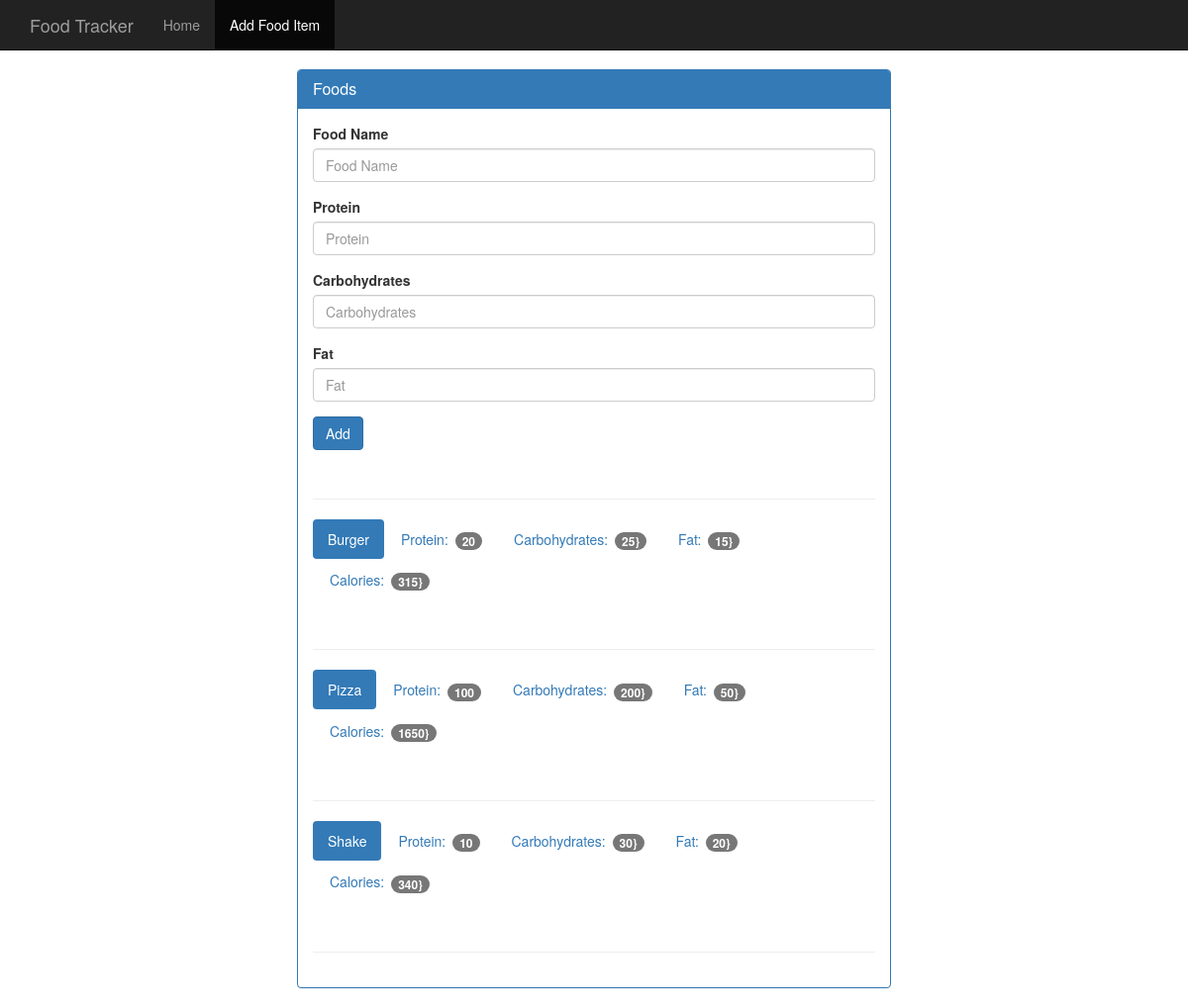
Before: /food with the older database file.
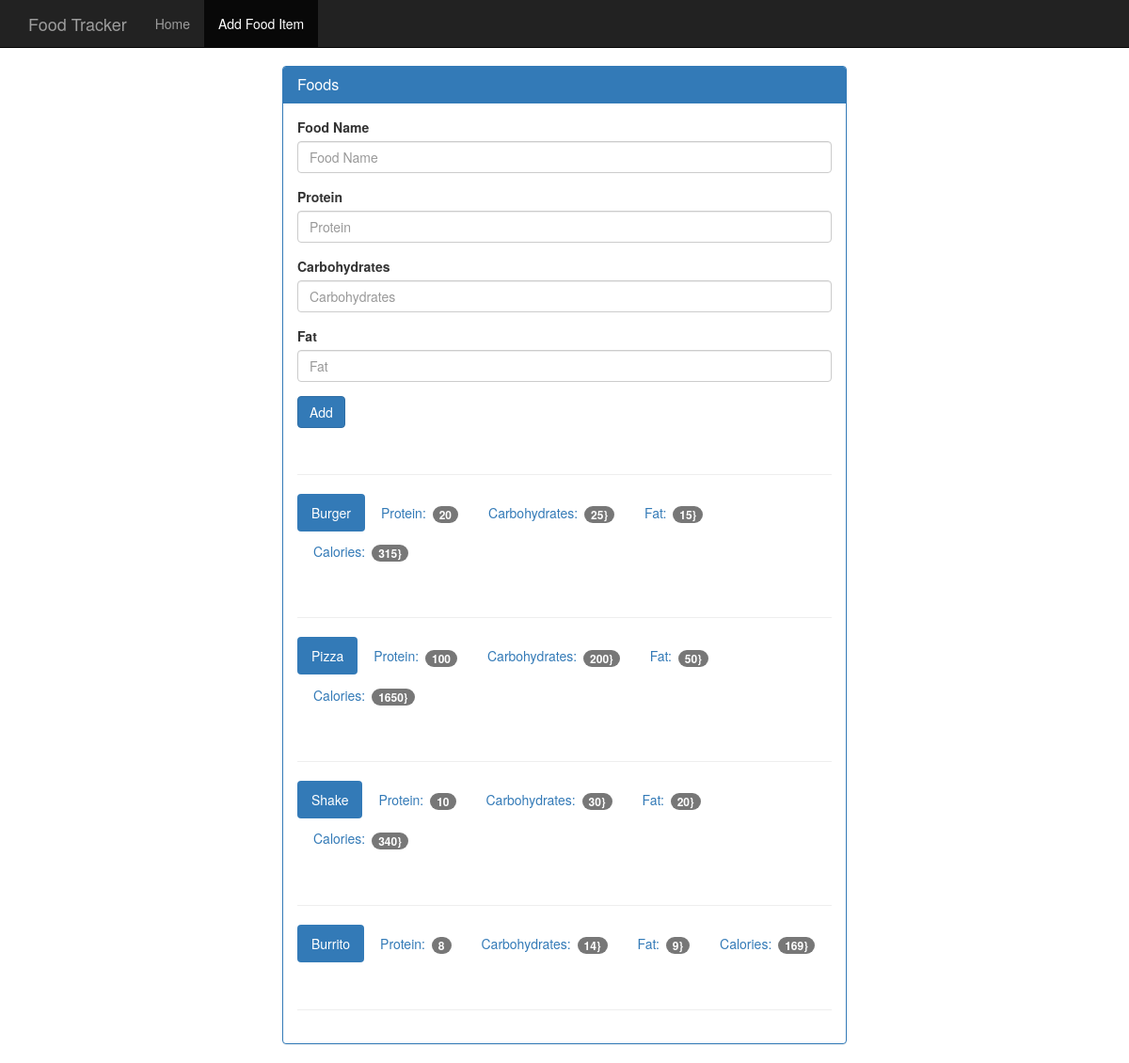
After: the same page with the newer database file.
### tables this page shows
CREATE TABLE food (
  id integer primary key autoincrement,
  name text not null,
  protein integer not null,
  carbohydrates integer not null,
  fat integer not null,
  calories integer not null
);

### app.py (the view, shortened to what this page needs)
@app.route('/food', methods=['GET', 'POST'])
def food():
  db = get_db()
  cur = db.execute('select name, protein, carbohydrates, fat, calories from food')
  results = cur.fetchall()
  return render_template('add_food.html', results = results)

### app.py (called while the page is built)
def connect_db():
  sql = sqlite3.connect('food_log.db')
  sql.row_factory = sqlite3.Row
  return sql

def get_db():
  if not hasattr(g, 'sqlite3_db'):
    g.sqlite_db = connect_db()
  return g.sqlite_db

@app.teardown_appcontext
def close(error):
  if hasattr(g, 'sqlite_db'):
    g.sqlite_db.close()

### templates/add_food.html (shortened to what this page needs)
<!DOCTYPE html>
<html lang="en">
  <head>
    <link href="{{ url_for('static', filename='bootstrap.min.css')}}" rel="stylesheet">
    <link href="{{url_for('static', filename='theme.css')}}" rel="stylesheet">
  </head>
  <body>
    <nav class="navbar navbar-inverse navbar-fixed-top">
      <div class="container">
        <div class="navbar-header">
          <a class="navbar-brand" href="#">Food Tracker</a>
        </div>
        <div id="navbar" class="navbar-collapse collapse">
          <ul class="nav navbar-nav">
            <li><a href="#">Home</a></li>
            <li class="active"><a href="#">Add Food Item</a></li>
          </ul>
        </div>
      </div>
    </nav>
    <div class="container theme-showcase col-sm-6 col-sm-offset-3" role="main">
      <div class="row">
        <div>
          <div class="panel panel-primary">
            <div class="panel-heading">
              <h3 class="panel-title">Foods</h3>
            </div>
            <div class="panel-body">
              <form method="POST" action="{{ url_for('food') }}">
                <div class="form-group">
                  <label for="food-name">Food Name</label>
                  <input type="text" class="form-control" id="food-name" name="food-name" placeholder="Food Name">
                </div>
                <div class="form-group">
                  <label for="protein">Protein</label>
                  <input type="number" class="form-control" id="protein" name="protein" placeholder="Protein">
                </div>
                <div class="form-group">
                  <label for="carbohydrates">Carbohydrates</label>
                  <input type="number" class="form-control" id="carbohydrates" name="carbohydrates" placeholder="Carbohydrates">
                </div>
                <div class="form-group">
                  <label for="fat">Fat</label>
                  <input type="number" class="form-control" id="fat" name="fat" placeholder="Fat">
                </div>
                <button type="submit" class="btn btn-primary">Add</button>
              </form>
              <div class="page-header"></div>
              {% for food in results %}
              <ul class="nav nav-pills" role="tablist">
                <li class="active"><a>{{food.name}}</a></li>
                <li><a>Protein: <span class="badge">{{food.protein}}</span></a></li>
                <li><a>Carbohydrates: <span class="badge">{{food.carbohydrates}}}</span></a></li>
                <li><a>Fat: <span class="badge">{{food.fat}}}</span></a></li>
                <li><a>Calories: <span class="badge">{{food.calories}}}</span></a></li>
              </ul>
              <div class="page-header"></div>
              {% endfor %}
            </div>
          </div>
        </div>
      </div>
    </div>
  </body>
</html>

### static/theme.css (style rules this page uses)
body { padding-top: 70px; padding-bottom: 30px; }

Changed rows visible on the page:
added food: name "Burrito", protein "8", carbohydrates "14", fat "9", calories "169"
